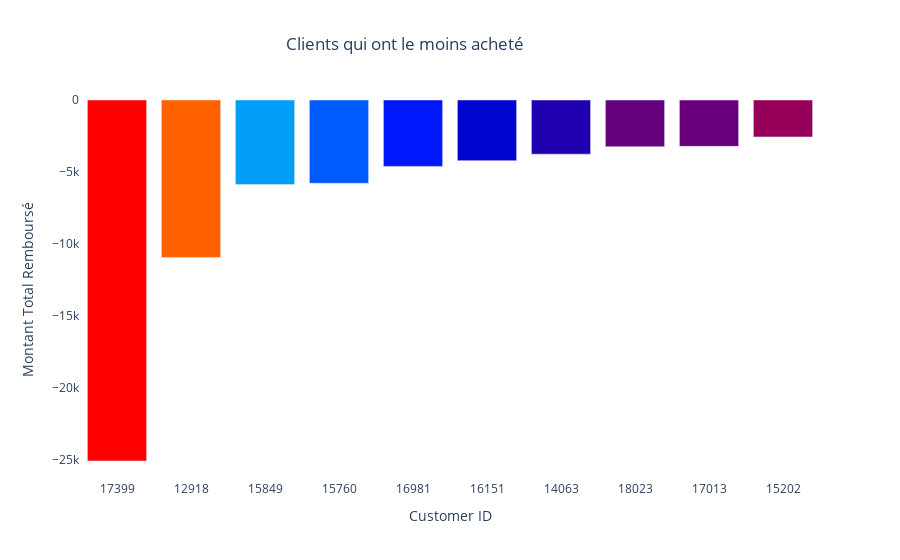

Notebook code cell kept with this figure:
### Markdown cell above
On peut voir que le client avec l'ID 18102 est celui qui a dépensé le plus ces deux dernières années avec près de 600k, on sait également qu'il vient du Royaume Uni.  
Parmis les 10 meilleurs clients, la plupart viennent du Royaume Uni ou d'Irlande

### Code cell
fig = go.Figure(data=[
    go.Bar(name='Clients qui ont le moins acheté', 
           x=df_customers_asc['Customer ID'].astype(str), 
           y=df_customers_asc['TotalPrice'],
           marker_opacity=1,
           hovertext=df_customers_desc['Country'],
           marker={'color': df_customers_desc['TotalPrice'],
                   'colorscale': 'Rainbow'}
          )
    ])

fig.update_layout(title='Clients qui ont le moins acheté',
                  title_x=0.45,
                  xaxis_title="Customer ID",
                  yaxis_title="Montant Total Remboursé",
                  plot_bgcolor='white')
fig.show()

### Figure 1 — Plotly figure (JSON) as saved in the notebook; plotly's stock layout.template omitted (floating-point values rounded to 4 significant figures)
{"data": [{"hovertext": ["United Kingdom", "Netherlands", "EIRE", "EIRE", "United Kingdom", "United Kingdom", "United Kingdom", "Australia", "United Kingdom", "United Kingdom"], "marker": {"color": [571600.0, 523100.0, 295500.0, 265800.0, 232400.0, 190400.0, 168500.0, 143200.0, 141500.0, 125000.0], "colorscale": [[0, "rgb(150,0,90)"], [0.125, "rgb(0,0,200)"], [0.25, "rgb(0,25,255)"], [0.375, "rgb(0,152,255)"], [0.5, "rgb(44,255,150)"], [0.625, "rgb(151,255,0)"], [0.75, "rgb(255,234,0)"], [0.875, "rgb(255,111,0)"], [1, "rgb(255,0,0)"]], "opacity": 1}, "name": "Clients qui ont le moins acheté", "type": "bar", "x": ["17399", "12918", "15849", "15760", "16981", "16151", "14063", "18023", "17013", "15202"], "y": [-25110.0, -10950.0, -5876.0, -5796.0, -4621.0, -4218.0, -3767.0, -3249.0, -3225.0, -2570.0]}], "layout": {"plot_bgcolor": "white", "title": {"text": "Clients qui ont le moins acheté", "x": 0.45}, "xaxis": {"title": {"text": "Customer ID"}}, "yaxis": {"title": {"text": "Montant Total Remboursé"}}}}
